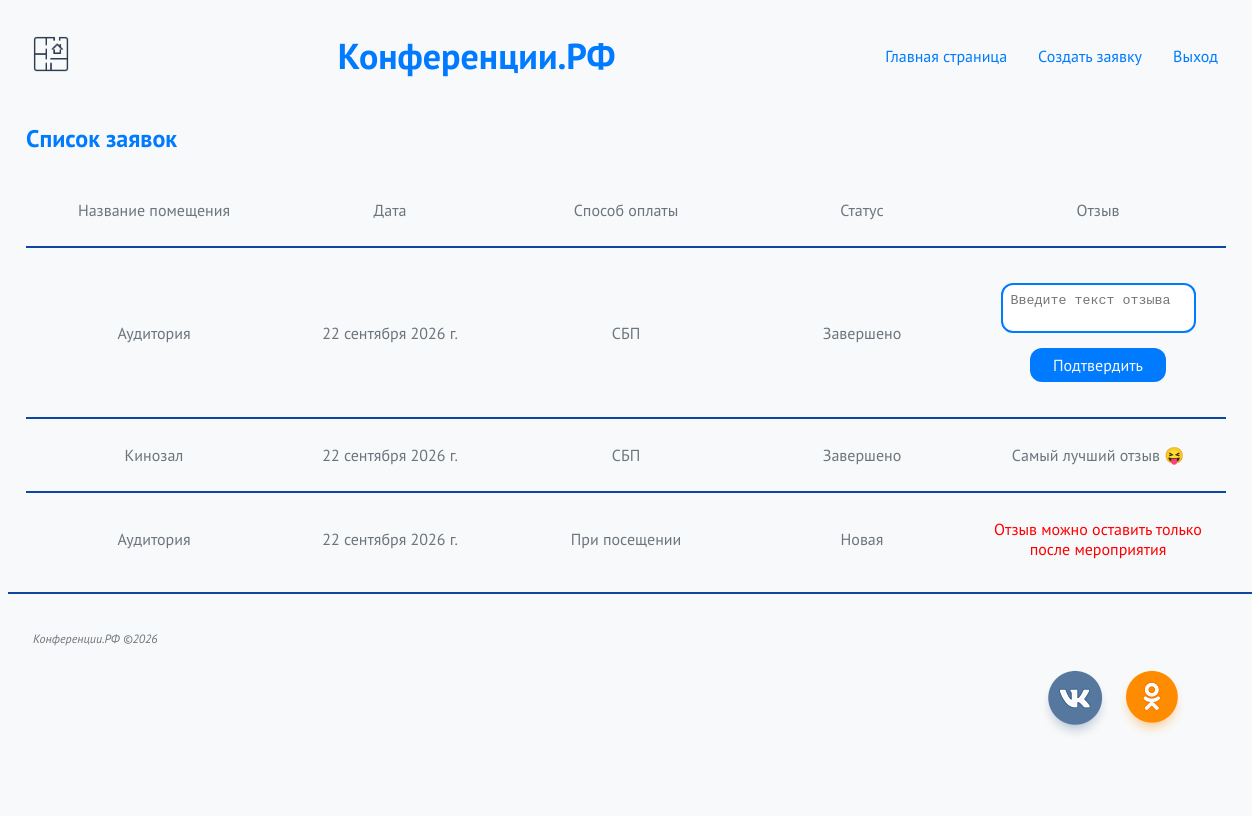
The page / (signed in) on the database its author committed.
### app/models.py (models this page shows, shortened)
class Zayavka(models.Model):
    name = models.CharField(max_length=30, verbose_name='Название помещения', choices=name_choices)
    date = models.DateField(verbose_name='Дата бронирования')
    status = models.CharField(max_length=30, verbose_name='Статус заявки', choices=status_choices, default='Новая')
    payment = models.CharField(max_length=30, verbose_name='Способ оплаты', choices=payment_choices)
    user = models.ForeignKey(User, on_delete=models.DO_NOTHING)
    class Meta:
        verbose_name = 'Заявка пользователя'
        verbose_name_plural = 'Заявки пользователей'

class Review(models.Model):
    text = models.TextField(verbose_name='Текст отзыва')
    created_at = models.DateTimeField(auto_now_add=True, verbose_name='Дата создания отзыва')
    user = models.ForeignKey(User, on_delete=models.DO_NOTHING)
    zayavka = models.OneToOneField(Zayavka, on_delete=models.DO_NOTHING)
    class Meta:
        verbose_name = 'Отзыв пользователя'
        verbose_name_plural = 'Отзывы пользователей'

### app/views.py (the view, shortened to what this page needs)
# urls.py: path('', views.index),
@login_required
def index(request):
    data = Zayavka.objects.filter(user=request.user)
    return render(request, 'index.html', context={
        'data': data
    })

### app/templates/index.html (shortened to what this page needs)
{% extends 'base.html' %} {% block content %}
<h2>Список заявок</h2>
<div class="grid-row only_desktop">
  <div><p>Название помещения</p></div>
  <div><p>Дата</p></div>
  <div><p>Способ оплаты</p></div>
  <div><p>Статус</p></div>
  <div><p>Отзыв</p></div>
</div>
{% for zayavka in data %}
<div class="grid-row">
  <div><p>{{ zayavka.name}}</p></div>
  <div><p>{{ zayavka.date}}</p></div>
  <div><p>{{ zayavka.payment}}</p></div>
  <div><p>{{ zayavka.status}}</p></div>
  {% if zayavka.status == 'Завершено' and not zayavka.review %}
  <form method="post" class="form">
    <textarea name="review" placeholder="Введите текст отзыва"></textarea>
    <button>Подтвердить</button>
  </form>
  {% elif zayavka.review %}
  <div><p>{{ zayavka.review.text }}</p></div>
  {% else %}
  <div><p class="danger">Отзыв можно оставить только после мероприятия</p></div>
  {% endif %}
</div>
{% endfor %} {% endblock content %}

### app/templates/base.html (shortened to what this page needs)
{% load static %}
<!doctype html>
<html lang="en">
  <head>
    <link rel="stylesheet" href="{% static 'css/style.css' %}" />
  </head>
  <body>
    <header>
      <div class="logo">
        <a href="/"><img src="{% static 'images/1282150.png' %}" /></a>
      </div>
      <h1>Конференции.РФ</h1>
      <nav>
        <a href="/">Главная страница</a>
        <a href="/create">Создать заявку</a>
        {% if not user.is_authenticated %}
        <a href="{% url 'login' %}">Войти</a>
        <a href="/register">Зарегистрироваться</a>
        {% else %}
        <form method="post" action="{% url 'logout' %}">
          <button>Выход</button>
        </form>
        {% endif %}
      </nav>
    </header>
    <main>{% block content %} {% endblock content %}</main>
    <footer>
      <div><p class="auxilibly">Конференции.РФ ©2026</p></div>
      <div class="socials">
        <img src="{% static 'images/soc.png' %}" />
      </div>
    </footer>
  </body>
</html>

### app/static/css/style.css (style rules this page uses)
body { min-height: 100vh; display: flex; flex-direction: column; font-family: "PTSans"; background-color: #f8f9fa; }
header { width: 100%; max-width: 1200px; display: flex; margin: 0 auto; justify-content: space-between; align-items: center; }
main { width: 100%; max-width: 1200px; flex: 1; margin: 0 auto; }
footer { width: 100%; max-width: 1200px; display: flex; margin: 0 auto; border-top: 2px solid #0d47a1; padding: 25px; justify-content: space-between; }
h1 { font-weight: bold; font-style: normal; font-size: 36px; color: #007bff; }
h2 { font-weight: bold; font-style: normal; font-size: 24px; color: #007bff; }
p, a, button { font-weight: normal; font-style: normal; font-size: 16px; color: #6c757d; overflow-wrap: break-word; }
.auxilibly { font-size: 12px; font-style: italic; }
.danger { color: red; }
header nav { display: flex; gap: 15px; }
header nav a, button { color: #007bff; background-color: #f8f9fa; cursor: pointer; padding: 8px; border-radius: 8px; text-decoration: none; border: none; transition: 0.7s; font-family: "PTSans"; }
.form { max-width: 500px; display: flex; flex-direction: column; gap: 15px; padding: 25px 0; margin: 0 auto; }
.form button { width: 70%; color: #f8f9fa; background-color: #007bff; border-radius: 12px; align-self: center; padding: 7px; transition: 0.7s; }
.form textarea { border: 2px solid #007bff; border-radius: 12px; resize: none; padding: 8px; }
.grid-row { display: grid; grid-template-columns: repeat(5, 1fr); border-bottom: 2px solid #0d47a1; align-items: center; text-align: center; padding: 10px; }
.grid-row:last-child { border: none; }
.logo a img { width: 50px; height: 50px; }

### rows shown on the page
Zayavka: name "Аудитория", date "22 сентября 2026 г.", payment "СБП", status "Завершено"
Zayavka: name "Кинозал", date "22 сентября 2026 г.", payment "СБП", status "Завершено", review.text "Самый лучший отзыв 😝"
Zayavka: name "Аудитория", date "22 сентября 2026 г.", payment "При посещении", status "Новая", shows "Отзыв можно оставить только после мероприятия"
